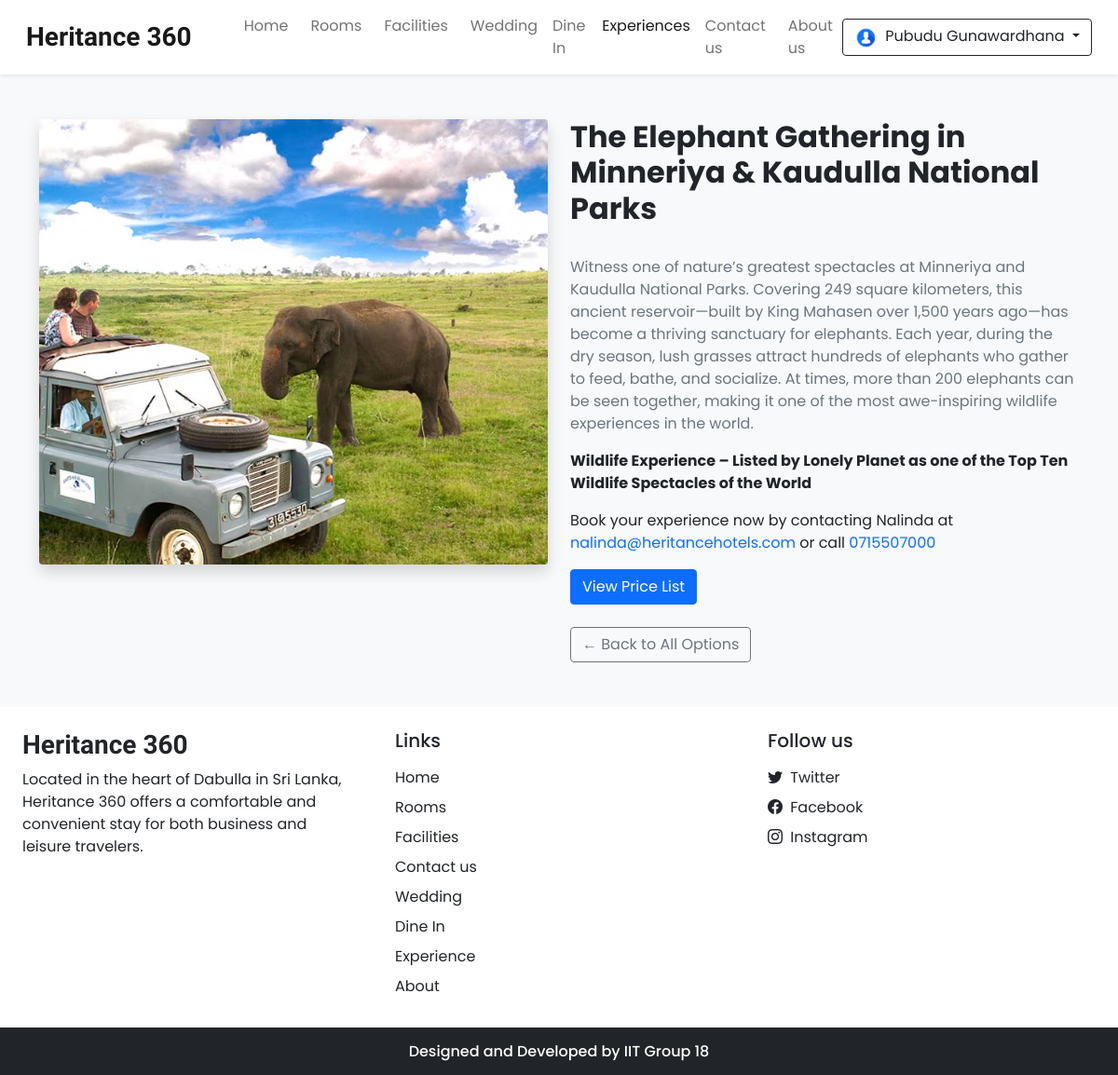
The page /experience_details.php?id=10 (signed in) on the database its author committed.
### tables this page shows
CREATE TABLE `settings` (
  `sr_no` int NOT NULL,
  `site_title` varchar(50) NOT NULL,
  `site_about` varchar(250) NOT NULL,
  `shutdown` tinyint(1) NOT NULL
);

CREATE TABLE `experience_options` (
  `id` int NOT NULL,
  `name` varchar(255) NOT NULL,
  `description` text,
  `highlight` varchar(100) DEFAULT NULL,
  `image` varchar(255) DEFAULT NULL,
  `priceList` varchar(255) DEFAULT NULL,
  `status` tinyint(1) DEFAULT '1',
  `guide_name` varchar(255) DEFAULT NULL,
  `guide_email` varchar(255) DEFAULT NULL,
  `guide_phone` varchar(255) DEFAULT NULL,
  `created_at` timestamp NOT NULL DEFAULT CURRENT_TIMESTAMP,
  `updated_at` timestamp NOT NULL DEFAULT CURRENT_TIMESTAMP ON UPDATE CURRENT_TIMESTAMP
);

### admin/inc/db_config.php (called while the page is built, shortened)
<?php
  function select($sql,$values,$datatypes)
  {
    $con = $GLOBALS['con'];
    if($stmt = mysqli_prepare($con,$sql))
    {
      if (!empty($values) && !empty($datatypes)) {
      mysqli_stmt_bind_param($stmt, $datatypes, ...$values);
    }
      if(mysqli_stmt_execute($stmt)){
        $res = mysqli_stmt_get_result($stmt);
        return $res;
      }
      else{
        mysqli_stmt_close($stmt);
        die("Query cannot be executed - Select");
      }
    }
    else{
      die("Query cannot be prepared - Select");
    }
  }
?>

### experience_details.php (the view, shortened to what this page needs)
<?php
require_once('admin/inc/db_config.php');
$id = intval($_GET['id']);
$query = "SELECT * FROM experience_options WHERE id = ? AND status = 1";
$result = select($query, [$id], 'i');
if (!$result || mysqli_num_rows($result) == 0) {
    $option = null;
} else {
    $option = mysqli_fetch_assoc($result);
}
?>
<!DOCTYPE html>
<html lang="en">
<head>
    <?php require('inc/links.php'); ?>
</head>
<body class="bg-light">
    <?php require('inc/header.php'); ?>
    <div class="container my-5">
        <?php if (!$option): ?>
        <div class="alert alert-danger text-center">
            <h4>Dine In Option Not Found</h4>
            <p>The item you’re looking for doesn’t exist or has been removed.</p>
            <a href="dine_in.php" class="btn btn-primary mt-3">Back to Dine In</a>
        </div>
        <?php else: ?>
        <div class="row">
            <div class="col-md-6 mb-2">
                <img src="./images/experience/<?php echo $option['image']; ?>" alt="Dine In Image"
                    class="img-fluid rounded shadow" style="width: 100%; height: auto;">
            </div>
            <div class="col-md-6">
                <h2 class="fw-bold"><?php echo htmlspecialchars($option['name']); ?></h2>
                <p class="text-muted " style="white-space: pre-line;">
                    <?php echo nl2br(htmlspecialchars($option['description'])); ?>
                </p>
                <p>
                    <strong><?php echo htmlspecialchars($option['highlight']); ?> </strong>
                </p>
                <div class="mb-3">
                    Book your experience now by contacting <?php echo htmlspecialchars($option['guide_name']); ?> at
                    <a style="text-decoration:none" href="mailto:<?php echo htmlspecialchars($option['guide_email']); ?>"><?php echo htmlspecialchars($option['guide_email']); ?></a> or call
                    <a style="text-decoration:none" href="tel:<?php echo htmlspecialchars($option['guide_phone']); ?>"><?php echo htmlspecialchars($option['guide_phone']); ?></a>
                </div>
                <div class="
                    ">
                    <a href="./images/experience/<?php echo $option['priceList']; ?>" class="btn btn-primary"
                        target="_blank"> View Price List</a>
                </div>
                <a href="experience.php" class="btn btn-outline-secondary mt-4">← Back to All Options</a>
            </div>
        </div>
        <?php endif; ?>
    </div>
    <?php require('inc/footer.php'); ?>
</body>
</html>

### inc/header.php (shortened to what this page needs)
<nav id="nav-bar" class="navbar navbar-expand-lg navbar-light bg-white px-lg-3 py-lg-2 shadow-sm sticky-top">
  <div class="container-fluid">
    <a class="navbar-brand me-5 fw-bold fs-3 h-font" href="index.php"><?php echo $settings_r['site_title'] ?></a>
    <div class="collapse navbar-collapse" id="navbarSupportedContent">
      <ul class="navbar-nav me-auto mb-2 mb-lg-0">
        <li class="nav-item">
          <a class="nav-link me-2" href="index.php">Home</a>
        </li>
        <li class="nav-item">
          <a class="nav-link me-2" href="rooms.php">Rooms</a>
        </li>
        <li class="nav-item">
          <a class="nav-link me-2" href="facilities.php">Facilities</a>
        </li>
        <li class="nav-item">
          <a class="nav-link" href="wedding_halls.php">Wedding</a>
        </li>
        <li class="nav-item">
          <a class="nav-link" href="dine_in.php">Dine In</a>
        </li>
        <li class="nav-item">
          <a class="nav-link" href="experience.php">Experiences</a>
        </li>
        <li class="nav-item">
          <a class="nav-link me-2" href="contact.php">Contact us</a>
        </li>
        <li class="nav-item">
          <a class="nav-link" href="about.php">About us</a>
        </li>
      </ul>
      <div class="d-flex">
        <?php
          if(isset($_SESSION['login']) && $_SESSION['login']==true)
          {
            $path = USERS_IMG_PATH;
            echo<<<data
              <div class="btn-group">
                <button type="button" class="btn btn-outline-dark shadow-none dropdown-toggle" data-bs-toggle="dropdown" data-bs-display="static" aria-expanded="false">
                  <img src="$path$_SESSION[uPic]" style="width: 25px; height: 25px;" class="me-1 rounded-circle">
                  $_SESSION[uName]
                </button>
                <ul class="dropdown-menu dropdown-menu-lg-end">
                  <li><a class="dropdown-item" href="profile.php">Profile</a></li>
                  <li><a class="dropdown-item" href="bookings.php">Bookings</a></li>
                  <li><a class="dropdown-item" href="logout.php">Logout</a></li>
                </ul>
              </div>
            data;
          }
        ?>
      </div>
    </div>
  </div>
</nav>

### inc/footer.php (shortened to what this page needs)
<div class="container-fluid bg-white mt-5">
    <div class="row">
        <div class="col-lg-4 p-4">
            <h3 class="h-font fw-bold fs-3 mb-2"><?php echo $settings_r['site_title'] ?></h3>
            <p>
                <?php echo $settings_r['site_about'] ?>
            </p>
        </div>
        <div class="col-lg-4 p-4">
            <h5 class="mb-3">Links</h5>
            <a href="index.php" class="d-inline-block mb-2 text-dark text-decoration-none">Home</a> <br>
            <a href="rooms.php" class="d-inline-block mb-2 text-dark text-decoration-none">Rooms</a> <br>
            <a href="facilities.php" class="d-inline-block mb-2 text-dark text-decoration-none">Facilities</a> <br>
            <a href="contact.php" class="d-inline-block mb-2 text-dark text-decoration-none">Contact us</a> <br>
            <a href="wedding_halls.php" class="d-inline-block mb-2 text-dark text-decoration-none">Wedding</a><br>
            <a href="dine_in.php" class="d-inline-block mb-2 text-dark text-decoration-none">Dine In</a><br>
            <a href="experience.php" class="d-inline-block mb-2 text-dark text-decoration-none">Experience</a><br>
            <a href="about.php" class="d-inline-block mb-2 text-dark text-decoration-none">About</a><br>
        </div>
        <div class="col-lg-4 p-4">
            <h5 class="mb-3">Follow us</h5>
            <?php
            if ($contact_r['tw'] != '') {
                echo <<<data
              <a href="$contact_r[tw]" class="d-inline-block text-dark text-decoration-none mb-2">
                <i class="bi bi-twitter me-1"></i> Twitter
              </a><br>
            data;
            }
            ?>
            <a href="<?php echo $contact_r['fb'] ?>" class="d-inline-block text-dark text-decoration-none mb-2">
                <i class="bi bi-facebook me-1"></i> Facebook
            </a><br>
            <a href="<?php echo $contact_r['insta'] ?>" class="d-inline-block text-dark text-decoration-none">
                <i class="bi bi-instagram me-1"></i> Instagram
            </a><br>
        </div>
    </div>
</div>
<h6 class="text-center bg-dark text-white p-3 m-0">Designed and Developed by IIT Group 18</h6>

### css/common.css (style rules this page uses)
:root { --teal: #2ec1ac; --teal_hover: #279e8c; }
* { font-family: 'Poppins', sans-serif; }
.h-font { font-family: 'Merienda', cursive; }

### rows shown on the page
settings: site_title "Heritance 360", site_about "Located in the heart of Dabulla in Sri Lanka, Heritance 360 offers a comfortable and convenient stay for both business and leisure travelers."
experience_options: image (picture), name "The Elephant Gathering in Minneriya & Kaudulla National Parks", description "Witness one of nature’s greatest spectacles at Minneriya and Kaudulla National Parks. Covering 249 square kilometers, this ancient reservoir—built by King Mahasen over 1,500 years ago—has become a thriving sanctuary for elephants. Each year, during the dry season, lush grasses attract hundreds of elephants who gather to feed, bathe, and socialize. At times, more than 200 elephants can be seen together, making it one of the most awe-inspiring wildlife experiences in the world.", highlight "Wildlife Experience – Listed by Lonely Planet as one of the Top Ten Wildlife Spectacles of the World", guide_name "Nalinda", guide_email "nalinda@heritancehotels.com", guide_phone "0715507000"

### other values the page prints
$_SESSION[uName] "Pubudu Gunawardhana"
